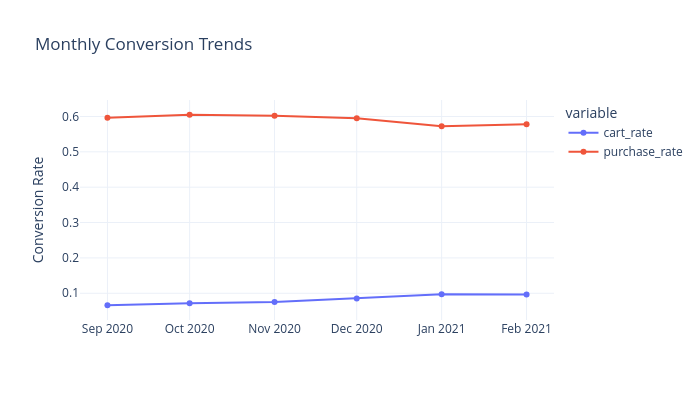

Here is the notebook cell this chart was saved with:
### Markdown cell above
## Monthly Trend Analysis

To evaluate whether conversion behavior changed over time, monthly trends were analyzed.

### Code cell
# ensure datetime
df['event_time'] = pd.to_datetime(df['event_time'])

# create month column
df['month'] = df['event_time'].dt.to_period('M').astype(str)

# session-level funnel
monthly = (
    df.groupby(['month', 'user_session', 'event_type'])
      .size()
      .unstack(fill_value=0)
      .reset_index()
)

# binary funnel
monthly['view'] = (monthly['view'] > 0).astype(int)
monthly['cart'] = (monthly['cart'] > 0).astype(int)
monthly['purchase'] = (monthly['purchase'] > 0).astype(int)

# aggregate
monthly_summary = monthly.groupby('month').agg({
    'view': 'sum',
    'cart': 'sum',
    'purchase': 'sum'
})

# rates
monthly_summary['cart_rate'] = monthly_summary['cart'] / monthly_summary['view']
monthly_summary['purchase_rate'] = monthly_summary['purchase'] / monthly_summary['cart']

monthly_summary = monthly_summary.reset_index()

# plot
fig = px.line(
    monthly_summary,
    x='month',
    y=['cart_rate', 'purchase_rate'],
    markers=True,
    title='Monthly Conversion Trends'
)

fig.update_layout(
    width=700,
    height=400,
    template='plotly_white',
    yaxis_title='Conversion Rate',
    xaxis_title=''
)

fig.show()

### Figure 1 — Plotly figure (JSON) as saved in the notebook; plotly's stock layout.template omitted (floating-point values rounded to 4 significant figures)
{"data": [{"hovertemplate": "variable=cart_rate<br>month=%{x}<br>value=%{y}<extra></extra>", "legendgroup": "cart_rate", "line": {"color": "#636efa", "dash": "solid"}, "marker": {"symbol": "circle"}, "mode": "lines+markers", "name": "cart_rate", "orientation": "v", "showlegend": true, "type": "scatter", "x": ["2020-09", "2020-10", "2020-11", "2020-12", "2021-01", "2021-02"], "xaxis": "x", "y": [0.06608, 0.07173, 0.0752, 0.08547, 0.09737, 0.09658], "yaxis": "y"}, {"hovertemplate": "variable=purchase_rate<br>month=%{x}<br>value=%{y}<extra></extra>", "legendgroup": "purchase_rate", "line": {"color": "#EF553B", "dash": "solid"}, "marker": {"symbol": "circle"}, "mode": "lines+markers", "name": "purchase_rate", "orientation": "v", "showlegend": true, "type": "scatter", "x": ["2020-09", "2020-10", "2020-11", "2020-12", "2021-01", "2021-02"], "xaxis": "x", "y": [0.5961, 0.6049, 0.6019, 0.5951, 0.5721, 0.5781], "yaxis": "y"}], "layout": {"height": 400, "legend": {"title": {"text": "variable"}, "tracegroupgap": 0}, "title": {"text": "Monthly Conversion Trends"}, "width": 700, "xaxis": {"anchor": "y", "domain": [0, 1], "title": {"text": ""}}, "yaxis": {"anchor": "x", "domain": [0, 1], "title": {"text": "Conversion Rate"}}}}
